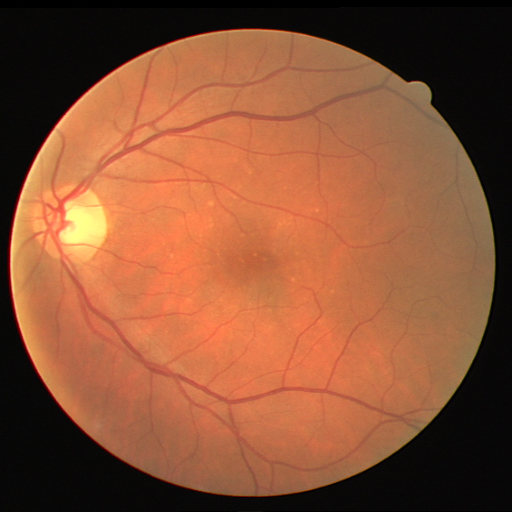
#> input picture EyeFundus_input/0.png, 512 x 512 px; its folder holds 4 pictures in this run
$ python segmentation_blood_vessels.py
#> lines starting #> are read from the running program, lines starting #| are printed output that depends on the picture; after the words box and inside, x2 and y2 are one past the last pixel; in counts of white or black regions, pixels touching at a corner belong together
import cv2
import os
import numpy as np
import matplotlib.pyplot as plt

def load_image(image_path):
    # Load image using OpenCV's imread function
#> called with image_path = 'EyeFundus_input/0.png'
    image = cv2.imread(image_path)
#> image is the input picture: shape (512, 512, 3); mean B, G, R 54.3, 82.7, 138.6
    if image is None:
        raise ValueError(f"Error: Could not load image at {image_path}")
    return image

def preprocess_image(image):
    # Convert image to grayscale
    gray_image = cv2.cvtColor(image, cv2.COLOR_BGR2GRAY)
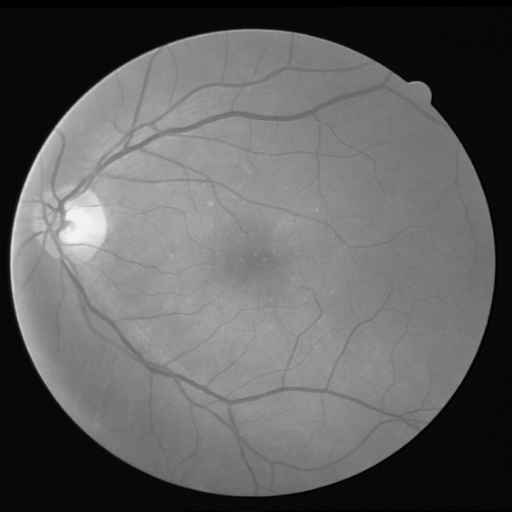
#> gray_image: shape (512, 512); min 0, max 243, mean 96.2

    # Apply Gaussian blur
    blurred_image = cv2.GaussianBlur(gray_image, (5, 5), 5)

    # Enhance contrast using CLAHE (Contrast Limited Adaptive Histogram Equalization)
    clahe = cv2.createCLAHE(clipLimit=0.2, tileGridSize=(8, 8))
    clahe_image = clahe.apply(blurred_image)

    return clahe_image

def segment_blood_vessels(preprocessed_image):
    # Apply adaptive thresholding to segment the vessels
    thresh_image = cv2.adaptiveThreshold(preprocessed_image, 255, cv2.ADAPTIVE_THRESH_GAUSSIAN_C, cv2.THRESH_BINARY_INV, 11, 2)
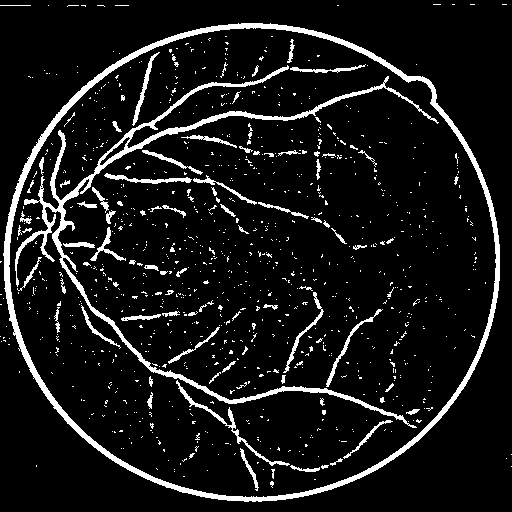
#> thresh_image: shape (512, 512); 8.9% white; 987 white regions (898 under 20 px), largest, box (x1, y1, x2, y2) and area: (3, 23, 500, 502) 8166, (15, 65, 439, 428) 5847, (176, 380, 290, 466) 540

    # Create a kernel for morphological operations
    kernel = cv2.getStructuringElement(cv2.MORPH_ELLIPSE, (3, 3))

    # Perform morphological operations (close, open, erode, dilate) to refine the segmentation
    morph_image = cv2.morphologyEx(thresh_image, cv2.MORPH_CLOSE, kernel, iterations=2)
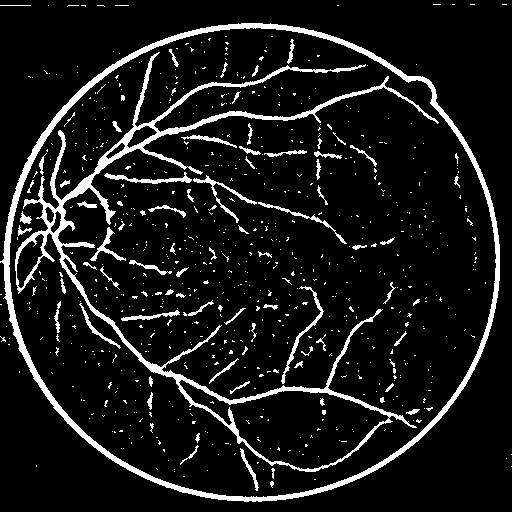
#> morph_image: shape (512, 512); 9.4% white; 755 white regions (676 under 20 px), largest, box (x1, y1, x2, y2) and area: (15, 52, 439, 472) 8877, (0, 23, 500, 502) 8221, (281, 286, 324, 384) 374
    morph_image = cv2.morphologyEx(morph_image, cv2.MORPH_OPEN, kernel, iterations=1)
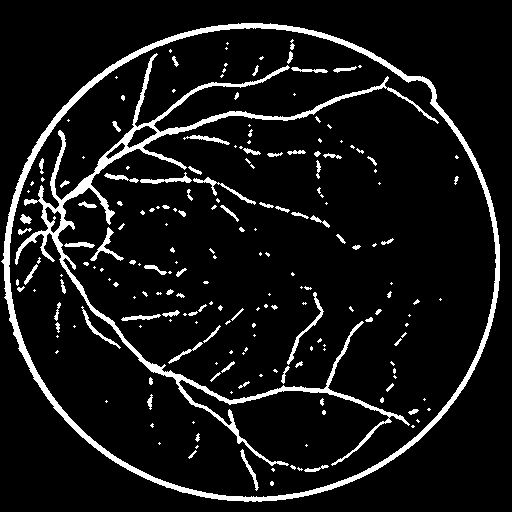
#> morph_image: shape (512, 512); 8.4% white; 205 white regions (122 under 20 px), largest, box (x1, y1, x2, y2) and area: (1, 23, 500, 502) 8217, (15, 53, 439, 466) 7795, (287, 292, 324, 365) 279
    morph_image = cv2.erode(morph_image, kernel, iterations=1)
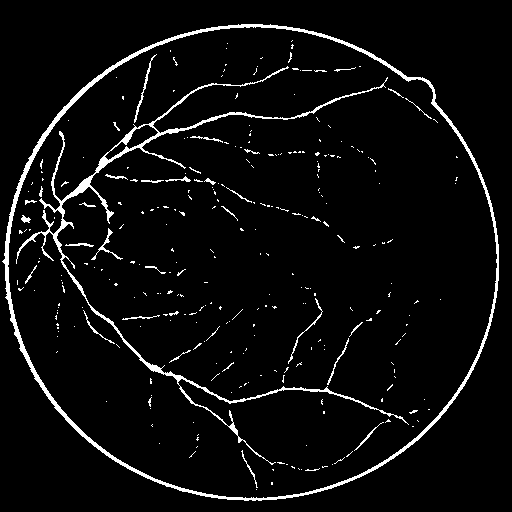
#> morph_image: shape (512, 512); 4.7% white; 298 white regions (264 under 20 px), largest, box (x1, y1, x2, y2) and area: (2, 24, 499, 501) 5457, (16, 66, 409, 465) 3937, (134, 54, 157, 123) 145
    morph_image = cv2.dilate(morph_image, kernel, iterations=1)
    morph_image = cv2.morphologyEx(morph_image, cv2.MORPH_OPEN, kernel, iterations=1)
    morph_image = cv2.morphologyEx(morph_image, cv2.MORPH_CLOSE, kernel, iterations=1)
#> morph_image: shape (512, 512); 8.4% white; 192 white regions (111 under 20 px), largest, box (x1, y1, x2, y2) and area: (1, 23, 500, 502) 8217, (15, 53, 439, 466) 7796, (287, 292, 324, 365) 279

    return morph_image

def blood_vessel_extract(image_path):
    # Load the image
    image = load_image(image_path)

    # Preprocess the image
    preprocessed_image = preprocess_image(image)

    # Segment the blood vessels
    segmented_image = segment_blood_vessels(preprocessed_image)

    return image, segmented_image

def main():
    folder_path = 'EyeFundus_input'  # Folder containing input images
    images_data = []  # List to store tuples of (original_image, segmented_image)

    # Loop through all files in the folder and process the images
    for image_name in os.listdir(folder_path):
        image_path = os.path.join(folder_path, image_name)

        # Only process .jpg or .png files
        if not (image_path.endswith('.jpg') or image_path.endswith('.png')):
            continue

        try:
            # Extract blood vessels from the image
            image, lesion_image = blood_vessel_extract(image_path)
            images_data.append((image, lesion_image))

        except ValueError as e:
            print(e)
#> pass 2 of the loop in main, `for image_name in os.listdir(folder_path):`:
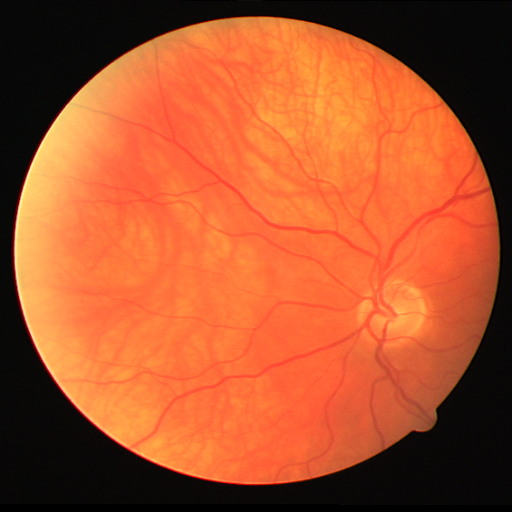
#> input picture EyeFundus_input/10.png, 512 x 512 px
#> in load_image, image is the input picture: shape (512, 512, 3); mean B, G, R 44.6, 83.7, 172.8
#> in segment_blood_vessels (call 2), `thresh_image = cv2.adaptiveThreshold(preprocessed_image, 255, cv2.ADAP..`:
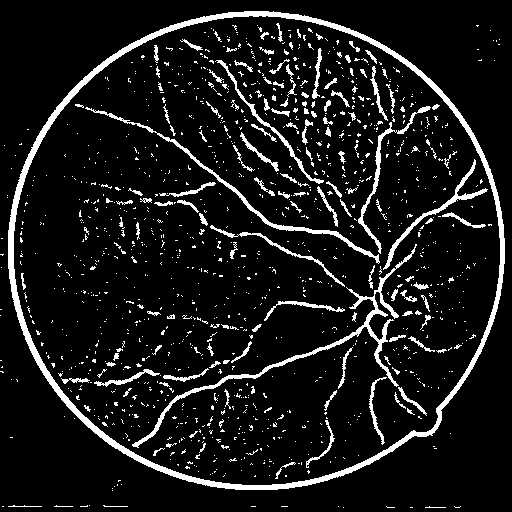
#> thresh_image: shape (512, 512); 9.5% white; 1225 white regions (1085 under 20 px), largest, box (x1, y1, x2, y2) and area: (8, 11, 505, 490) 8313, (132, 244, 417, 448) 2026, (85, 107, 380, 264) 1185
#> in segment_blood_vessels (call 2), `morph_image = cv2.erode(morph_image, kernel, iterations=1)`:
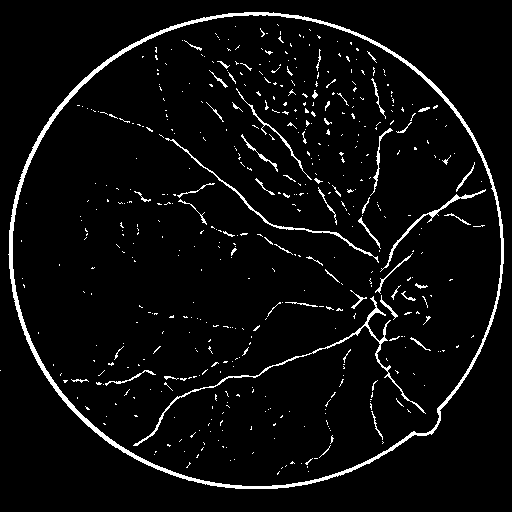
#> morph_image: shape (512, 512); 4.6% white in thin lines or dots
#> pass 3 of the loop in main, `for image_name in os.listdir(folder_path):`:
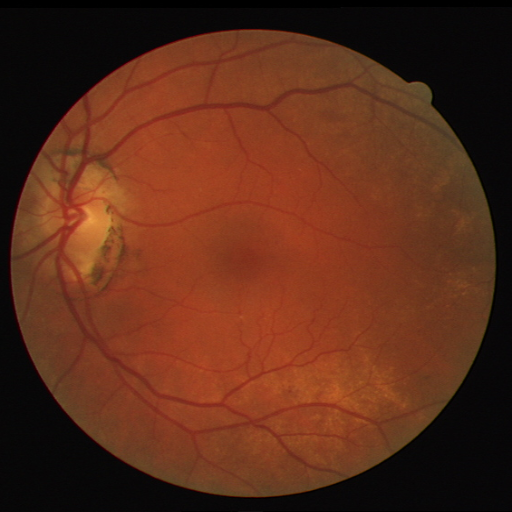
#> input picture EyeFundus_input/20.png, 512 x 512 px
#> in load_image, image is the input picture: shape (512, 512, 3); mean B, G, R 25.4, 44.8, 92.4
#> in segment_blood_vessels (call 3), `thresh_image = cv2.adaptiveThreshold(preprocessed_image, 255, cv2.ADAP..`:
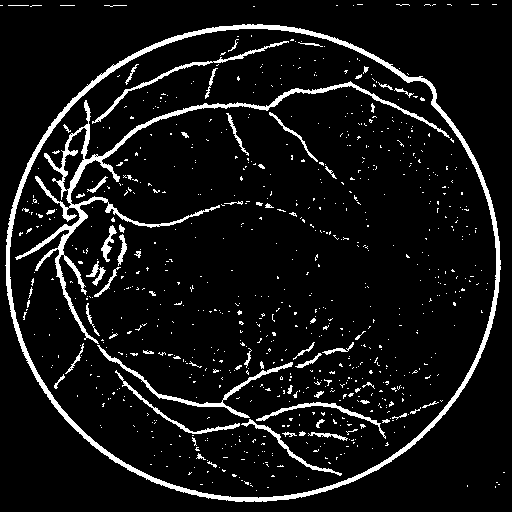
#> thresh_image: shape (512, 512); 7.6% white; 820 white regions (754 under 20 px), largest, box (x1, y1, x2, y2) and area: (5, 24, 501, 502) 7035, (15, 81, 450, 344) 4512, (97, 345, 293, 418) 925
#> in segment_blood_vessels (call 3), `morph_image = cv2.erode(morph_image, kernel, iterations=1)`:
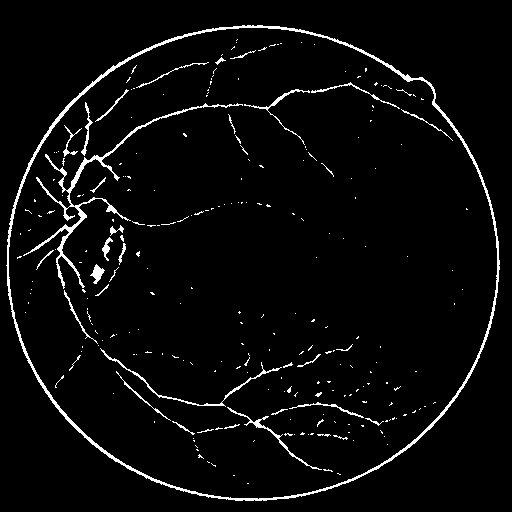
#> morph_image: shape (512, 512); 3.8% white in thin lines or dots, all inside (x1, y1, x2, y2) = (6, 25, 500, 501)
#> the loop made 4 passes; the first 3 are shown

    # Display all images in one window using a grid layout
    num_images = len(images_data)
    fig, axes = plt.subplots(num_images, 2, figsize=(12, 6 * num_images))

    # Loop through all images and display them
    for i, (original_image, segmented_image) in enumerate(images_data):
        axes[i, 0].imshow(cv2.cvtColor(original_image, cv2.COLOR_BGR2RGB))
        axes[i, 0].set_title(f"Original Eye Fundus Image {i+1}")
        axes[i, 0].axis('off')

        axes[i, 1].imshow(segmented_image, cmap='gray')
        axes[i, 1].set_title(f"Segmented Blood Vessels {i+1}")
        axes[i, 1].axis('off')

    plt.tight_layout()
    plt.show()
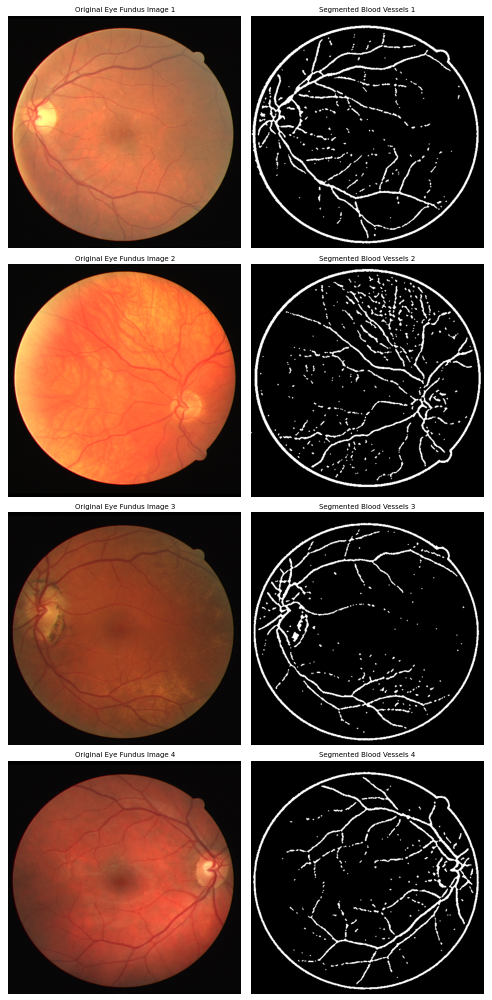
#> figure drawn by matplotlib, 8 panels

if __name__ == "__main__":
    main()
